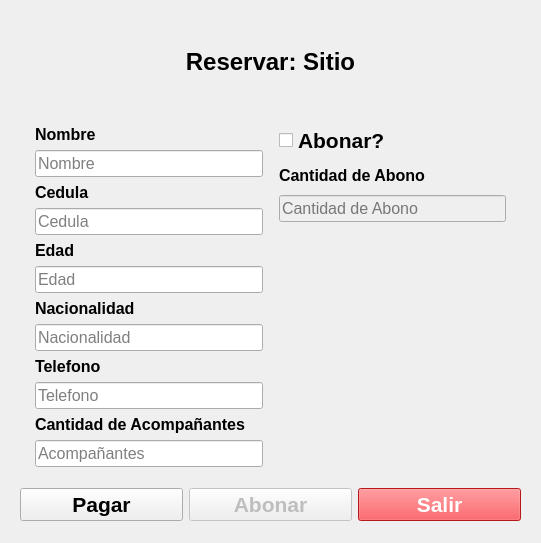
<?xml version="1.0" encoding="UTF-8"?>
<ui version="4.0">
 <class>Reservar</class>
 <widget class="QWidget" name="Reservar">
  <property name="enabled">
   <bool>true</bool>
  </property>
  <property name="geometry">
   <rect>
    <x>0</x>
    <y>0</y>
    <width>541</width>
    <height>543</height>
   </rect>
  </property>
  <property name="minimumSize">
   <size>
    <width>541</width>
    <height>543</height>
   </size>
  </property>
  <property name="maximumSize">
   <size>
    <width>541</width>
    <height>543</height>
   </size>
  </property>
  <property name="windowTitle">
   <string>Form</string>
  </property>
  <widget class="QWidget" name="verticalLayoutWidget_3">
   <property name="geometry">
    <rect>
     <x>10</x>
     <y>10</y>
     <width>521</width>
     <height>521</height>
    </rect>
   </property>
   <layout class="QVBoxLayout" name="verticalLayout_3">
    <property name="leftMargin">
     <number>10</number>
    </property>
    <property name="topMargin">
     <number>10</number>
    </property>
    <property name="rightMargin">
     <number>10</number>
    </property>
    <property name="bottomMargin">
     <number>10</number>
    </property>
    <item>
     <widget class="QLabel" name="lb_sitio">
      <property name="font">
       <font>
        <family>SansSerif</family>
        <pointsize>18</pointsize>
        <weight>75</weight>
        <bold>true</bold>
       </font>
      </property>
      <property name="text">
       <string>Reservar: Sitio</string>
      </property>
      <property name="alignment">
       <set>Qt::AlignCenter</set>
      </property>
     </widget>
    </item>
    <item>
     <layout class="QHBoxLayout" name="horizontalLayout">
      <property name="leftMargin">
       <number>10</number>
      </property>
      <property name="topMargin">
       <number>10</number>
      </property>
      <property name="rightMargin">
       <number>10</number>
      </property>
      <property name="bottomMargin">
       <number>10</number>
      </property>
      <item>
       <layout class="QVBoxLayout" name="verticalLayout">
        <property name="leftMargin">
         <number>5</number>
        </property>
        <property name="topMargin">
         <number>5</number>
        </property>
        <property name="rightMargin">
         <number>5</number>
        </property>
        <property name="bottomMargin">
         <number>5</number>
        </property>
        <item>
         <widget class="QLabel" name="label_2">
          <property name="font">
           <font>
            <family>SansSerif</family>
            <pointsize>12</pointsize>
            <weight>75</weight>
            <bold>true</bold>
           </font>
          </property>
          <property name="text">
           <string>Nombre</string>
          </property>
         </widget>
        </item>
        <item>
         <widget class="QLineEdit" name="input_nombre">
          <property name="font">
           <font>
            <family>Arial</family>
            <pointsize>12</pointsize>
           </font>
          </property>
          <property name="placeholderText">
           <string>Nombre</string>
          </property>
         </widget>
        </item>
        <item>
         <widget class="QLabel" name="label_4">
          <property name="font">
           <font>
            <family>SansSerif</family>
            <pointsize>12</pointsize>
            <weight>75</weight>
            <bold>true</bold>
           </font>
          </property>
          <property name="text">
           <string>Cedula</string>
          </property>
         </widget>
        </item>
        <item>
         <widget class="QLineEdit" name="input_cedula">
          <property name="font">
           <font>
            <family>Arial</family>
            <pointsize>12</pointsize>
           </font>
          </property>
          <property name="placeholderText">
           <string>Cedula</string>
          </property>
         </widget>
        </item>
        <item>
         <widget class="QLabel" name="label_5">
          <property name="font">
           <font>
            <family>SansSerif</family>
            <pointsize>12</pointsize>
            <weight>75</weight>
            <bold>true</bold>
           </font>
          </property>
          <property name="text">
           <string>Edad</string>
          </property>
         </widget>
        </item>
        <item>
         <widget class="QLineEdit" name="input_edad">
          <property name="font">
           <font>
            <family>Arial</family>
            <pointsize>12</pointsize>
           </font>
          </property>
          <property name="text">
           <string/>
          </property>
          <property name="placeholderText">
           <string>Edad</string>
          </property>
         </widget>
        </item>
        <item>
         <widget class="QLabel" name="label_3">
          <property name="font">
           <font>
            <family>SansSerif</family>
            <pointsize>12</pointsize>
            <weight>75</weight>
            <bold>true</bold>
           </font>
          </property>
          <property name="text">
           <string>Nacionalidad</string>
          </property>
         </widget>
        </item>
        <item>
         <widget class="QLineEdit" name="input_nacionalidad">
          <property name="font">
           <font>
            <family>Arial</family>
            <pointsize>12</pointsize>
           </font>
          </property>
          <property name="placeholderText">
           <string>Nacionalidad</string>
          </property>
         </widget>
        </item>
        <item>
         <widget class="QLabel" name="label_6">
          <property name="font">
           <font>
            <family>SansSerif</family>
            <pointsize>12</pointsize>
            <weight>75</weight>
            <bold>true</bold>
           </font>
          </property>
          <property name="text">
           <string>Telefono</string>
          </property>
         </widget>
        </item>
        <item>
         <widget class="QLineEdit" name="input_telefono">
          <property name="font">
           <font>
            <family>Arial</family>
            <pointsize>12</pointsize>
           </font>
          </property>
          <property name="text">
           <string/>
          </property>
          <property name="placeholderText">
           <string>Telefono</string>
          </property>
         </widget>
        </item>
        <item>
         <widget class="QLabel" name="label_7">
          <property name="font">
           <font>
            <family>SansSerif</family>
            <pointsize>12</pointsize>
            <weight>75</weight>
            <bold>true</bold>
           </font>
          </property>
          <property name="text">
           <string>Cantidad de Acompañantes</string>
          </property>
         </widget>
        </item>
        <item>
         <widget class="QLineEdit" name="input_acompanantes">
          <property name="font">
           <font>
            <family>Arial</family>
            <pointsize>12</pointsize>
           </font>
          </property>
          <property name="text">
           <string/>
          </property>
          <property name="placeholderText">
           <string>Acompañantes</string>
          </property>
         </widget>
        </item>
       </layout>
      </item>
      <item>
       <layout class="QVBoxLayout" name="verticalLayout_2">
        <property name="leftMargin">
         <number>5</number>
        </property>
        <property name="topMargin">
         <number>5</number>
        </property>
        <property name="rightMargin">
         <number>5</number>
        </property>
        <property name="bottomMargin">
         <number>250</number>
        </property>
        <item>
         <widget class="QCheckBox" name="check_abono">
          <property name="font">
           <font>
            <family>SansSerif</family>
            <pointsize>16</pointsize>
            <weight>75</weight>
            <bold>true</bold>
           </font>
          </property>
          <property name="text">
           <string>Abonar?</string>
          </property>
         </widget>
        </item>
        <item>
         <widget class="QLabel" name="label_8">
          <property name="font">
           <font>
            <family>SansSerif</family>
            <pointsize>12</pointsize>
            <weight>75</weight>
            <bold>true</bold>
           </font>
          </property>
          <property name="text">
           <string>Cantidad de Abono</string>
          </property>
         </widget>
        </item>
        <item>
         <widget class="QLineEdit" name="input_abono">
          <property name="enabled">
           <bool>false</bool>
          </property>
          <property name="font">
           <font>
            <family>Arial</family>
            <pointsize>12</pointsize>
           </font>
          </property>
          <property name="text">
           <string/>
          </property>
          <property name="placeholderText">
           <string>Cantidad de Abono</string>
          </property>
         </widget>
        </item>
       </layout>
      </item>
     </layout>
    </item>
    <item>
     <layout class="QHBoxLayout" name="horizontalLayout_2">
      <item>
       <widget class="QPushButton" name="btn_pagar">
        <property name="font">
         <font>
          <family>SansSerif</family>
          <pointsize>16</pointsize>
          <weight>75</weight>
          <bold>true</bold>
         </font>
        </property>
        <property name="text">
         <string>Pagar</string>
        </property>
       </widget>
      </item>
      <item>
       <widget class="QPushButton" name="btn_abonar">
        <property name="enabled">
         <bool>false</bool>
        </property>
        <property name="font">
         <font>
          <family>SansSerif</family>
          <pointsize>16</pointsize>
          <weight>75</weight>
          <bold>true</bold>
         </font>
        </property>
        <property name="text">
         <string>Abonar</string>
        </property>
       </widget>
      </item>
      <item>
       <widget class="QPushButton" name="btn_salir">
        <property name="font">
         <font>
          <family>SansSerif</family>
          <pointsize>16</pointsize>
          <weight>75</weight>
          <bold>true</bold>
         </font>
        </property>
        <property name="styleSheet">
         <string notr="true">color: rgb(255, 255, 255);
background-color: rgb(255, 35, 39);</string>
        </property>
        <property name="text">
         <string>Salir</string>
        </property>
       </widget>
      </item>
     </layout>
    </item>
   </layout>
  </widget>
 </widget>
 <resources/>
 <connections/>
</ui>
